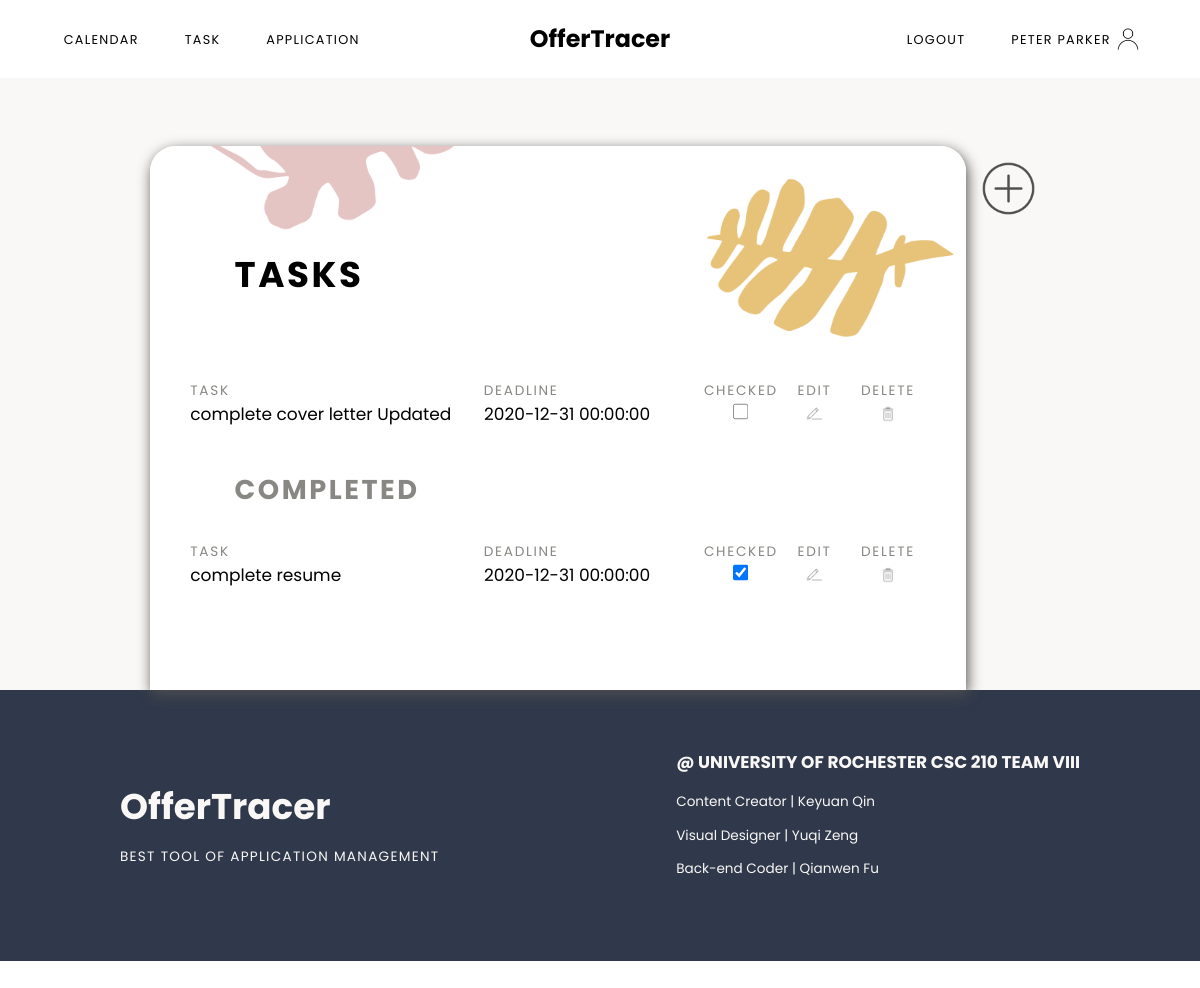
Page /task (signed in) on the earlier database version.
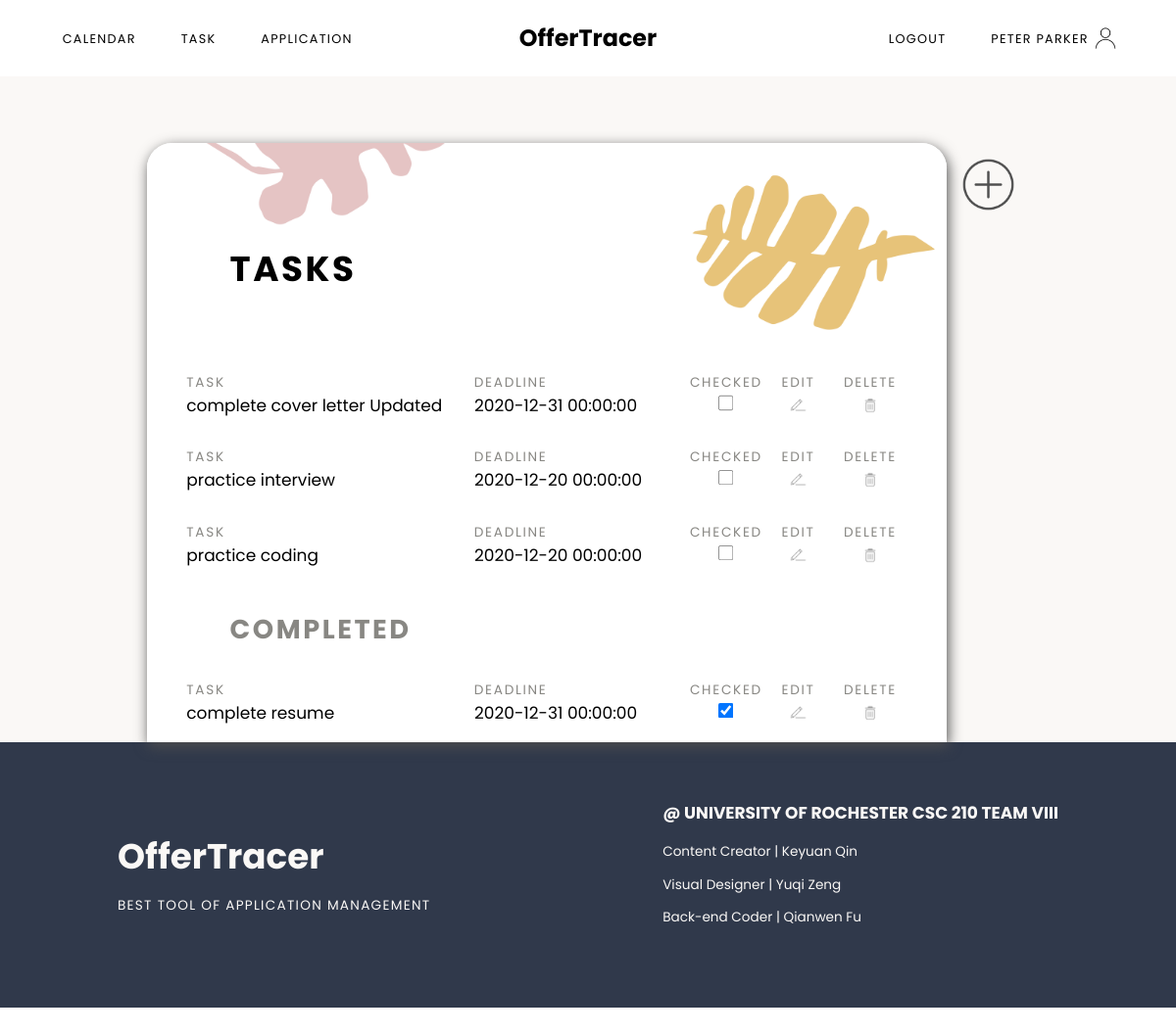
Same page on the later database version.
### models.py (models this page shows, shortened)
class User(UserMixin, db.Model):
	id = db.Column(db.Integer, primary_key=True)
	email = db.Column(db.String(100), unique=True, nullable=False)
	password = db.Column(db.String(100), nullable=False)
	name = db.Column(db.String(100), nullable=False)
	jobs = db.relationship('Job', backref='author', lazy=True)
	tasks = db.relationship('Task', backref='author', lazy=True)

class Task(db.Model):
	id = db.Column(db.Integer, primary_key=True)
	item = db.Column(db.String(100), nullable=False) #title of this task
	notes = db.Column(db.Text)
	due = db.Column(db.DateTime)
	complete = db.Column(db.Boolean(False), nullable=False)
	job_id = db.Column(db.Integer, db.ForeignKey('job.id'))
	user_id = db.Column(db.Integer, db.ForeignKey('user.id'))

### main.py (the view, shortened to what this page needs)
@main.route('/task', methods=['GET','POST'])
@login_required
def task():
	tasks = []
	completed = []
	data = Task.query.filter_by(user_id=current_user.id)
	jobs = Job.query.filter_by(user_id=current_user.id)
	for stuff in data:
		if stuff.complete == False:
			tasks.append(stuff)
		else:
			completed.append(stuff)
	return render_template('task.html', name=current_user.name, tasks=tasks, completed=completed, jobs=jobs, id=current_user.id)

### app.py (called while the page is built)
@login_manager.user_loader
def load_user(user_id):
	return User.query.get(int(user_id))

### templates/task.html (shortened to what this page needs)
{% extends "baseLogged.html" %}
{% block content %}
<div class="taskContainer sectionContainer">
	<div class="todolist">
		<h1>Tasks</h1>
		<ul class="taskList">
			{% if tasks %}
				{% for task in tasks %}
				<li class="taskItem">
					<div class="taskItemTitle taskIteminner">
						<p>Task</p>
						<p>Deadline</p>
						<p class="complete">Checked</p>
						<p class="complete">Edit</p>
						<p class="complete">Delete</p>
					</div>
					<div class="taskItemRec taskIteminner">
						<p>{{task.item}}</p>
						<p>{{task.due}}</p>
						<p class="complete"><input type="checkbox" name="complete" onclick="window.location.href='{{url_for('main.complete', id = task.id)}}';" value="complete"></p>
						<button class="edit" onclick="window.location.href='{{url_for('main.task_update', task_id = task.id)}}';"></button>
						<button class="delete" onclick="window.location.href='{{url_for('main.task_delete', task_id = task.id)}}';"></button>
					</div>
				</li>
				{% endfor %}
			{% endif %}
		</ul>
		<h2>Completed</h2>
		<ul class="taskList">
			{% if completed %}
				{% for task in completed %}
				<li class="taskItem">
					<div class="taskItemTitle taskIteminner">
						<p>Task</p>
						<p>Deadline</p>
						<p class="complete">Checked</p>
						<p class="complete">Edit</p>
						<p class="complete">Delete</p>
					</div>
					<div class="taskItemRec taskIteminner">
						<p>{{task.item}}</p>
						<p>{{task.due}}</p>
						<p class="complete"><input type="checkbox" name="complete" onclick="window.location.href='{{url_for('main.incomplete', id = task.id)}}';" value="incomplete" checked></p>
						<button class="edit" onclick="window.location.href='{{url_for('main.task_update', task_id = task.id)}}';"></button>
						<button class="delete" onclick="window.location.href='{{url_for('main.task_delete', task_id = task.id)}}';"></button>
					</div>
				</li>
				{% endfor %}
			{% endif %}
		</ul>
	</div>
	<div class="addButton">
		<button id="myBtn"></button>
	</div>
</div>
{% endblock %}

### templates/baseLogged.html (shortened to what this page needs)
<!DOCTYPE html>
<html lang="en">
<head>
	<link rel="stylesheet" type="text/css" href="{{ url_for('static', filename='css/nav.css') }}">
	<link rel="stylesheet" type="text/css" href="{{ url_for('static', filename='css/styles.css') }}">
	<link rel="stylesheet" type="text/css" href="{{ url_for('static', filename='css/dashboard.css') }}">
	<link rel="stylesheet" type="text/css" href="{{ url_for('static', filename='css/calendar.css') }}">
  	<link rel="stylesheet" type="text/css" href="{{ url_for('static', filename='css/task.css') }}">
  	<link rel="stylesheet" type="text/css" href="{{ url_for('static', filename='css/app.css') }}">
</head>
<body>
	{% if current_user.is_authenticated %}
	<nav class="main-menu auth">
		<div class="m1">
			<a href="{{url_for('main.calendar')}}">Calendar</a>
			<a href="{{url_for('main.task')}}">Task</a>
			<a href="{{url_for('main.job')}}">Application</a>
		</div>
		<div class="title">
			<a href="{{url_for('main.index')}}">OfferTracer</a>
		</div>
		<div class="m2">
			<a href="{{url_for('auth.logout')}}">Logout</a>
			<a href="{{url_for('main.dashboard')}}" class="accName">{{ name }}</a>
		</div>
	</nav>
	{% block content %}
	{% endblock %}
	<footer class="sectionContainer">
			<div class="content footerContent containAlignCenter">
				<div class="webName">
					<h3>OfferTracer</h3>
					<p>Best Tool of Application Management</p>
				</div>
				<div class="developer">
					<h3>@ University of Rochester CSC 210 TEAM VIII</h3>
					<p>Content Creator | Keyuan Qin</p>
					<p>Visual Designer | Yuqi Zeng</p>
					<p>Back-end Coder | Qianwen Fu</p>
				</div>
			</div>
	</footer>
	{% endif %}
</body>
</html>

### static/css/nav.css (style rules this page uses)
.main-menu { top: 0; width: 100%; display: grid; grid-template-columns: 1fr 1fr 1fr; padding-top: 25px; padding-bottom: 25px; }
.auth { background-color: white; }
.main-menu a { text-decoration: none; color:black; font-family: 'Poppins', sans-serif; }
.title { margin: 0 auto; align-self: center; text-align: center; }
.m1 { padding-left: 50px; padding-top: 11px; }
.m2 { padding-right: 40px; text-align: right; padding-top: 11px; }
.title a { font-size: 28px; font-weight: bolder; }
.m1 a, .m2 a { text-transform: uppercase; margin-left: 25px; margin-right: 25px; font-size: 15px; letter-spacing: 1.5px; }
.accName { background-image: url(../images/user.png); background-repeat: no-repeat; background-position: right; background-size: contain; padding-right: 40px; padding-top: 10px; padding-bottom: 10px; }

### static/css/styles.css (style rules this page uses)
html, body, .container { margin: 0; height: 100%; }
li { list-style: none; }
ul { padding-left: 0; }
.sectionContainer { margin: 0 auto; width: 100%; align-self: center; display: flex; flex-wrap: wrap; justify-content: center; }
.content { height: auto; max-width: 80%; font-family: 'Poppins', sans-serif; display: flex; align-items: center; }
.containAlignCenter { margin: 0 auto; align-self: center; display: flex; flex-wrap: wrap; justify-content: center; }
footer { background-color: #30394b; }
.footerContent { color: #faf8f6; margin-top: 50px; margin-bottom: 80px; width: 100%; justify-content: space-between; }
.webName h3 { font-size: 42px; margin-bottom: 0px; padding-bottom: 0; }
.webName p { text-transform: uppercase; letter-spacing: 1.5px; }
.developer h3 { text-transform: uppercase; font-size: 20px; }
@media (max-width: 1350px) { html { zoom: 90%; } }
@media (max-width: 1250px) { html { zoom: 85%; } }

### static/css/calendar.css (style rules this page uses)
*, *:before, *:after { -moz-box-sizing: border-box; -webkit-box-sizing: border-box; box-sizing: border-box; }

### static/css/task.css (style rules this page uses)
.taskContainer { background-color: #faf8f6; min-height: 90%; }
.todolist { border-top-left-radius: 30px; border-top-right-radius: 30px; width: 960px; margin-top: 80px; background-color: white; font-family: 'Poppins', sans-serif; -webkit-box-shadow: 2px 5px 16px 0px #4f4f4f, 5px 5px 15px 5px rgba(0,0,0,0); box-shadow: 2px 5px 16px 0px #4f4f4f, 5px 5px 15px 5px rgba(0,0,0,0); }
.addButton { margin-top: 80px; }
.addButton button { background-image: url(../images/addButton.png); background-repeat: no-repeat; background-position: center; background-size: contain; background-color: transparent; border: none; width: 100px; height: 100px; outline: none; cursor: pointer; }
.todolist h1 { border-top-left-radius: 30px; border-top-right-radius: 30px; margin-top: 0px; padding-top: 120px; padding-bottom: 50px; background-image: url(../images/taskback.png); background-repeat: no-repeat; background-position: 50% 90%; background-size: cover; padding-left: 100px; font-size: 42px; letter-spacing: 3px; text-transform: uppercase; }
.taskContainer h2 { margin-top: 30px; padding-left: 100px; font-size: 32px; letter-spacing: 3px; text-transform: uppercase; color: #888783; margin-bottom: 20px; }
.todolist ul { width: 90%; margin: 0 auto; }
.taskIteminner { display: grid; grid-template-columns: 2fr 1.5fr 0.5fr 0.5fr 0.5fr; }
.taskItemRec input { margin: 0 auto; height: 19px; width: 19px; }
.complete { text-align: center; }
.taskItemRec p { margin-top: 0; font-size: 20px; }
.taskItemTitle p { margin-bottom: 0; text-transform: uppercase; letter-spacing: 2px; color: #888783; }
.edit { margin: 0 auto; outline: none; border: none; background-color: transparent; width: 30px; background-image: url(../images/edit.png); background-repeat: no-repeat; background-position: top center; background-size: contain; cursor: pointer; }
.delete { margin: 0 auto; outline: none; border: none; background-color: transparent; width: 30px; background-image: url(../images/delete.png); background-repeat: no-repeat; background-position: top center; background-size: contain; cursor: pointer; }

Differences in the rows shown:
added Task: item "practice interview", due "2020-12-20 00:00:00", shown under "TASKS"
added Task: item "practice coding", due "2020-12-20 00:00:00", shown under "TASKS"
